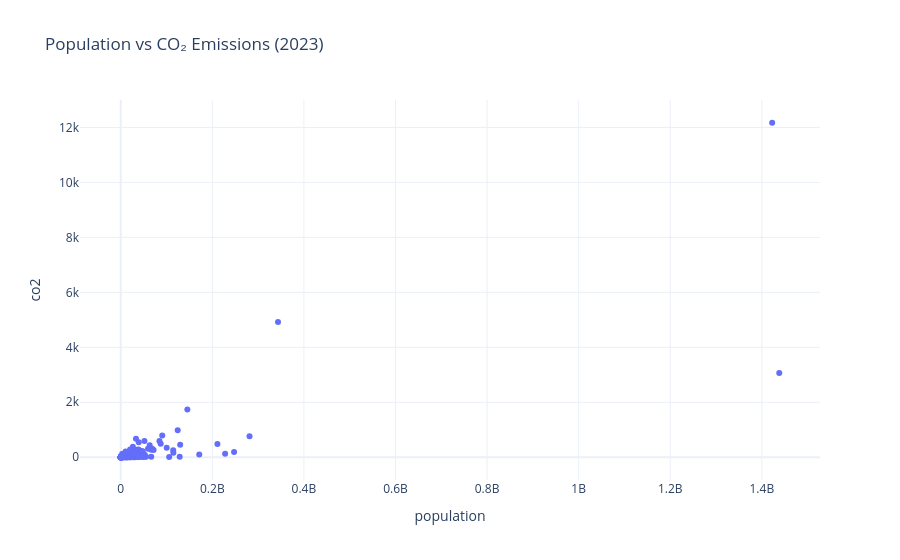

Notebook cell for this chart:
### Code cell
# Q5 — Is there a relationship between population and CO₂ emissions in 2023?

q5 = a[a["year"]==2023][["country","population","co2"]].dropna()

fig = px.scatter(
    q5,
    x="population",
    y="co2",
    hover_name="country",
    title="Population vs CO₂ Emissions (2023)",
    template="plotly_white"
)

fig.show()

### Figure 1 — Plotly figure (JSON) as saved in the notebook; plotly's stock layout.template omitted (floating-point values rounded to 4 significant figures; data arrays with more than 128 entries replaced by an {"elided": "..."} marker saying what was removed)
{"data": [{"hovertemplate": "<b>%{hovertext}</b><br><br>population=%{x}<br>co2=%{y}<extra></extra>", "hovertext": {"elided": "213 str values"}, "legendgroup": "", "marker": {"color": "#636efa", "symbol": "circle"}, "mode": "markers", "name": "", "orientation": "v", "showlegend": false, "type": "scatter", "x": {"elided": "213 float values"}, "xaxis": "x", "y": {"elided": "213 float values"}, "yaxis": "y"}], "layout": {"legend": {"tracegroupgap": 0}, "title": {"text": "Population vs CO₂ Emissions (2023)"}, "xaxis": {"anchor": "y", "domain": [0, 1], "title": {"text": "population"}}, "yaxis": {"anchor": "x", "domain": [0, 1], "title": {"text": "co2"}}}}
